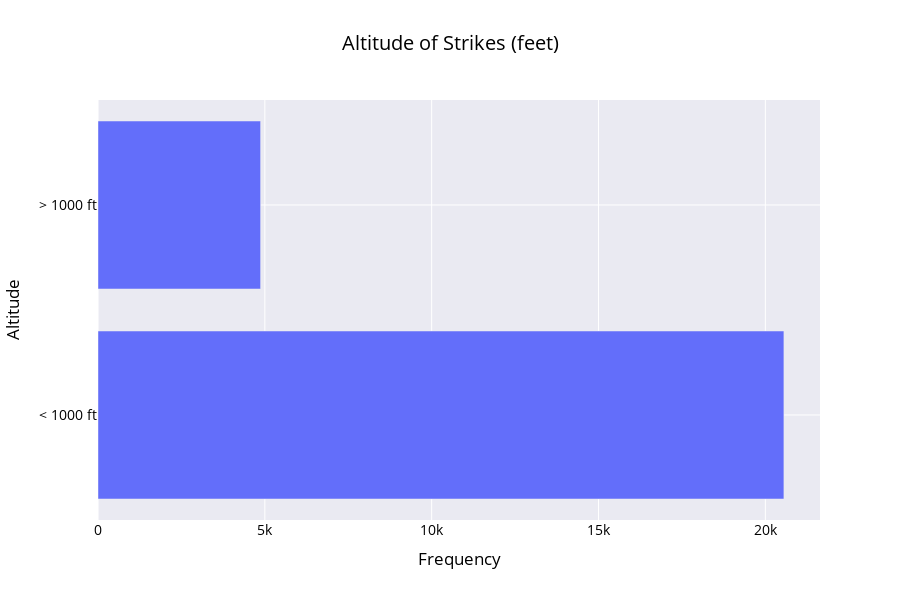

The notebook cell saved with this chart:
### Markdown cell above
## 3. How high do strikes usually happen?

### Code cell
altitude = df['altitude_bin'].value_counts()

alt_fig = px.bar(altitude, y = altitude.index, x=altitude.values,
                title = 'Altitude of Strikes (feet)',
                labels = {'altitude_bin': 'Altitude', 'x':'Frequency'},
                 color_continuous_scale = 'PuBuGn')

alt_fig.update_layout(
font=dict(size=14, color='black'),
coloraxis_colorbar=dict(title='Altitude of Strikes'),
height=600,
template='seaborn')

alt_fig

### Figure 1 — Plotly figure (JSON) as saved in the notebook; plotly's stock layout.template omitted (floating-point values rounded to 4 significant figures)
{"data": [{"alignmentgroup": "True", "hovertemplate": "Frequency=%{x}<br>Altitude=%{y}<extra></extra>", "legendgroup": "", "marker": {"color": "#636efa", "pattern": {"shape": ""}}, "name": "", "offsetgroup": "", "orientation": "h", "showlegend": false, "textposition": "auto", "type": "bar", "x": [20556, 4873], "xaxis": "x", "y": ["< 1000 ft", "> 1000 ft"], "yaxis": "y"}], "layout": {"barmode": "relative", "coloraxis": {"colorbar": {"title": {"text": "Altitude of Strikes"}}}, "font": {"color": "black", "size": 14}, "height": 600, "legend": {"tracegroupgap": 0}, "title": {"text": "Altitude of Strikes (feet)"}, "xaxis": {"anchor": "y", "domain": [0, 1], "title": {"text": "Frequency"}}, "yaxis": {"anchor": "x", "domain": [0, 1], "title": {"text": "Altitude"}}}}
